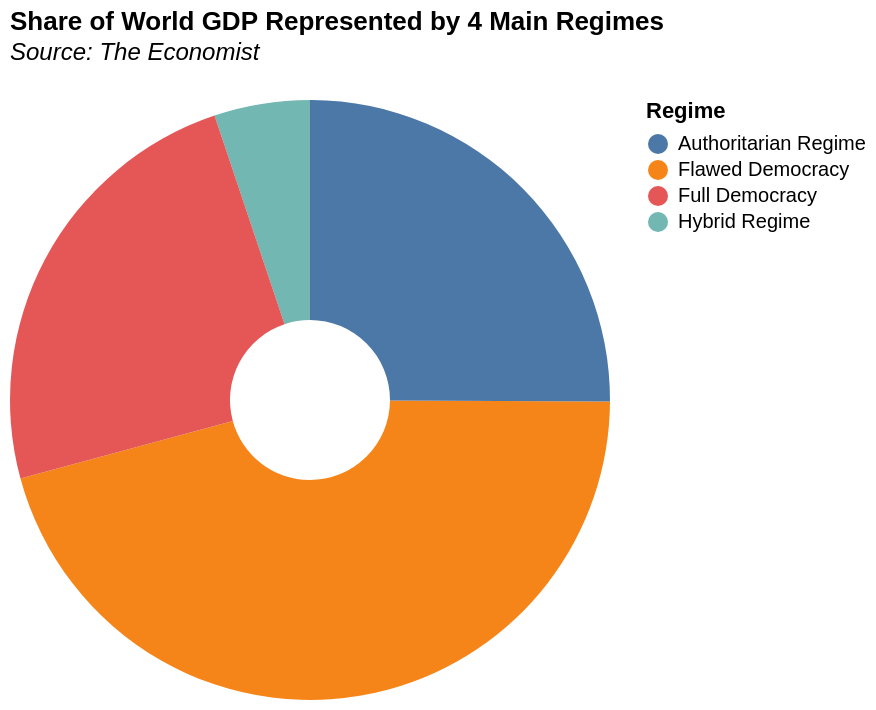

Write the Vega-Lite specification saved for this chart.
### Vega-Lite specification from a JSON file in a GitHub repository (floating-point values rounded to 4 significant figures)
{"$schema": "https://vega.github.io/schema/vega-lite/v5.json", "title": {"text": "Share of World GDP Represented by 4 Main Regimes", "subtitle": ["Source: The Economist", ""], "subtitleFontStyle": "italic", "subtitleFontSize": 12, "anchor": "start", "color": "black"}, "data": {"values": [{"Regime": "Flawed Democracy", "value": 43279101944426}, {"Regime": "Authoritarian Regime", "value": 23754797253643}, {"Regime": "Hybrid Regime", "value": 4882799765000}, {"Regime": "Full Democracy", "value": 22784239629094}]}, "mark": {"type": "arc", "innerRadius": 40}, "encoding": {"theta": {"field": "value", "type": "quantitative"}, "color": {"field": "Regime", "type": "nominal"}, "tooltip": [{"field": "value", "title": "GDP"}]}}
